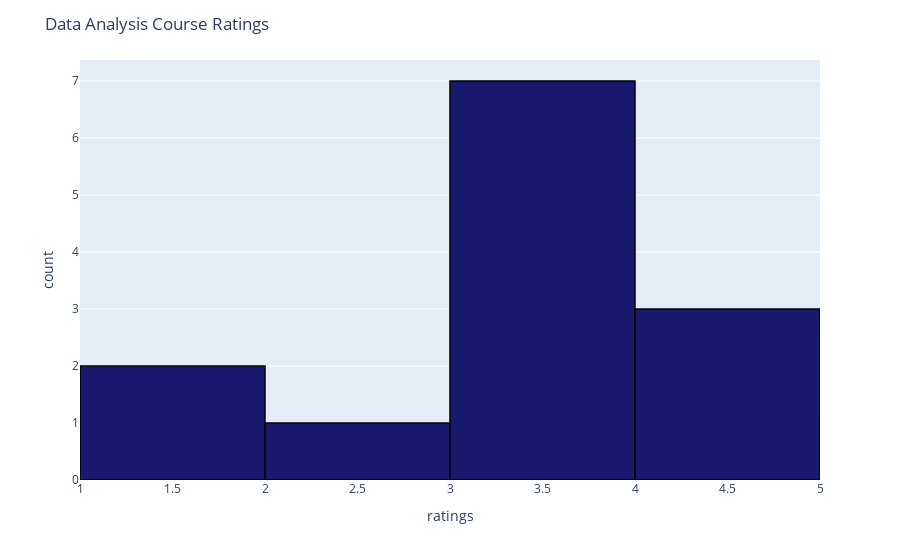

The code cell stored with this chart in its notebook:
### Code cell
# Visualize Overall Rating:

fig = px.histogram(AnalysisRating, x="ratings")
fig.update_traces(marker_color="midnightblue",marker_line_color='black',
                  marker_line_width=1.5)
fig.update_layout(title_text='Data Analysis Course Ratings',xaxis=dict(range=[1, 5]))
fig.show()
py.plot(fig)

### Figure 1 — Plotly figure (JSON) as saved in the notebook; plotly's stock layout.template omitted (floating-point values rounded to 4 significant figures)
{"data": [{"alignmentgroup": "True", "bingroup": "x", "hovertemplate": "ratings=%{x}<br>count=%{y}<extra></extra>", "legendgroup": "", "marker": {"color": "midnightblue", "line": {"color": "black", "width": 1.5}}, "name": "", "offsetgroup": "", "orientation": "v", "showlegend": false, "type": "histogram", "x": [4.5, 3.5, 1.8, 3.9, 4.6, 3.7, 3.4, 3.5, 2.5, 1, 4, 3, 5, 3.5], "xaxis": "x", "yaxis": "y"}], "layout": {"barmode": "relative", "legend": {"tracegroupgap": 0}, "margin": {"t": 60}, "title": {"text": "Data Analysis Course Ratings"}, "xaxis": {"anchor": "y", "domain": [0, 1], "range": [1, 5], "title": {"text": "ratings"}}, "yaxis": {"anchor": "x", "domain": [0, 1], "title": {"text": "count"}}}}
